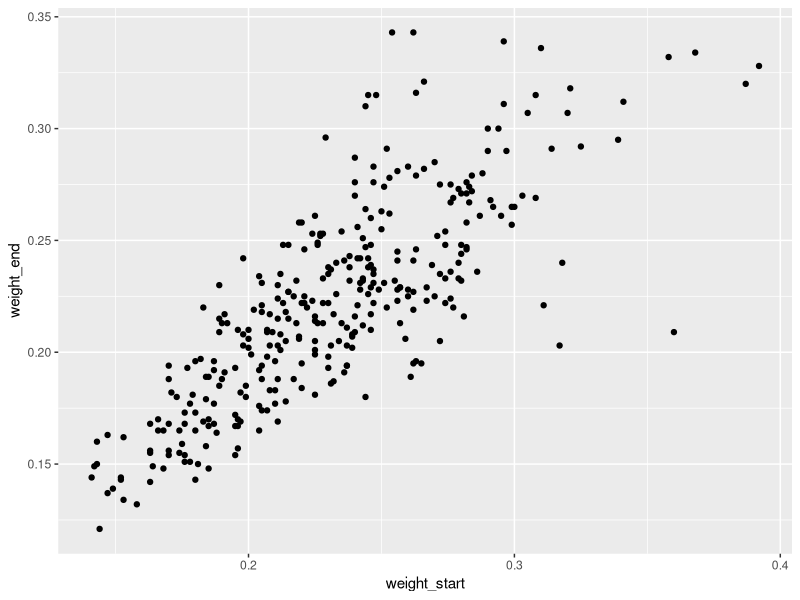
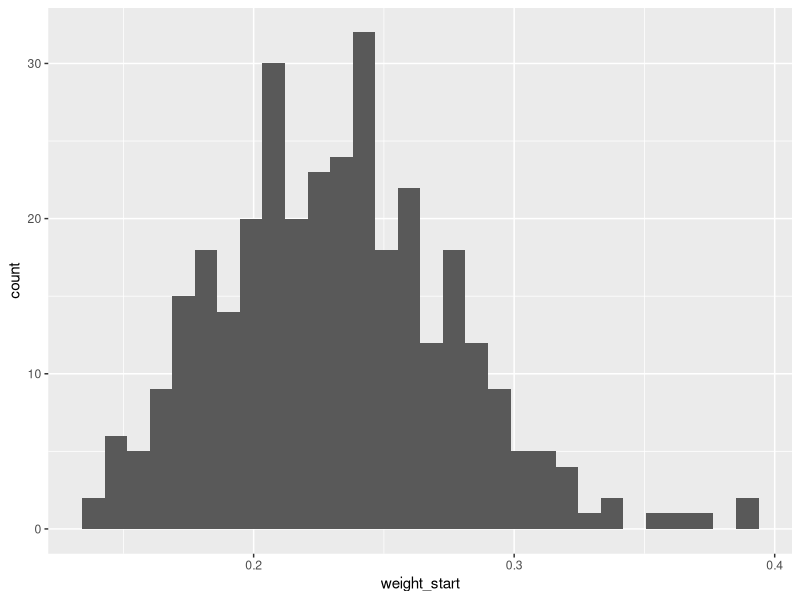
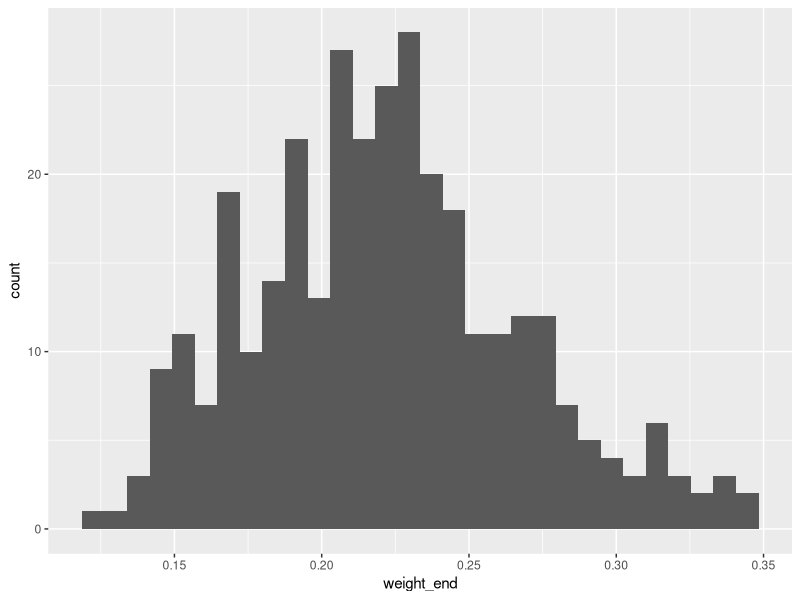
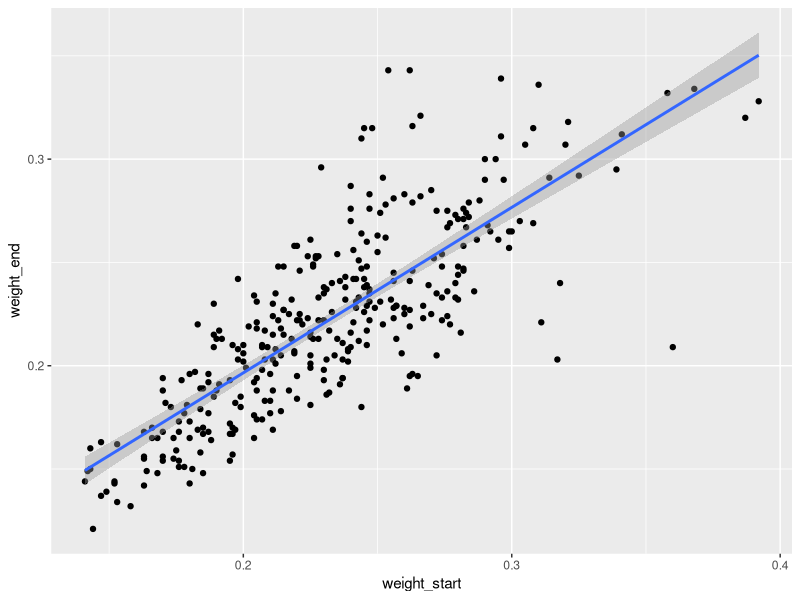
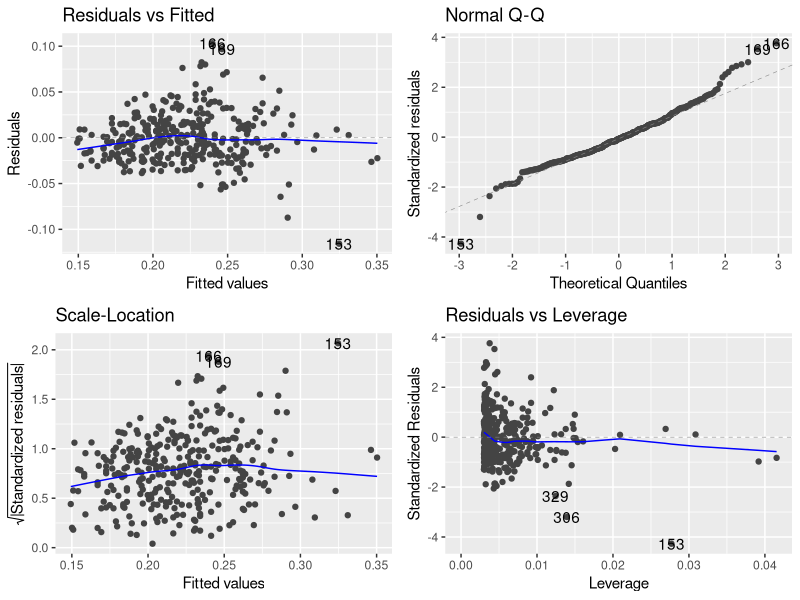
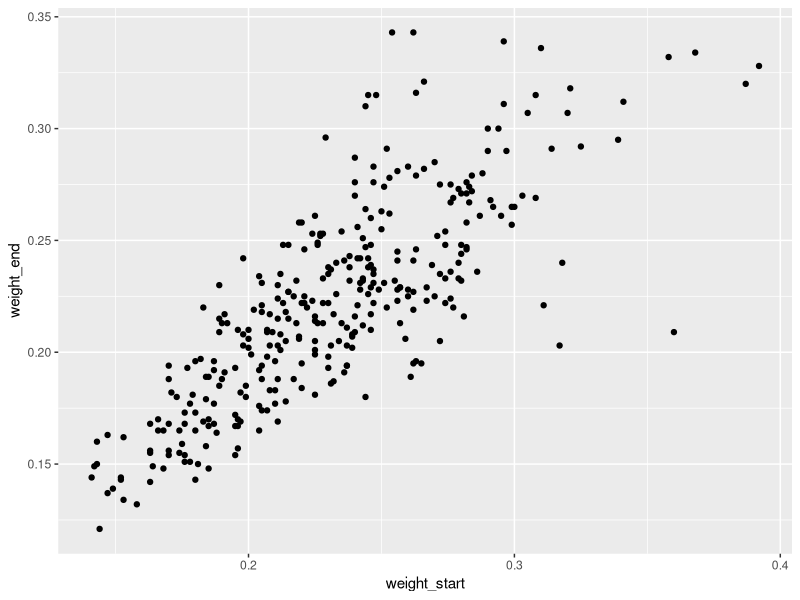
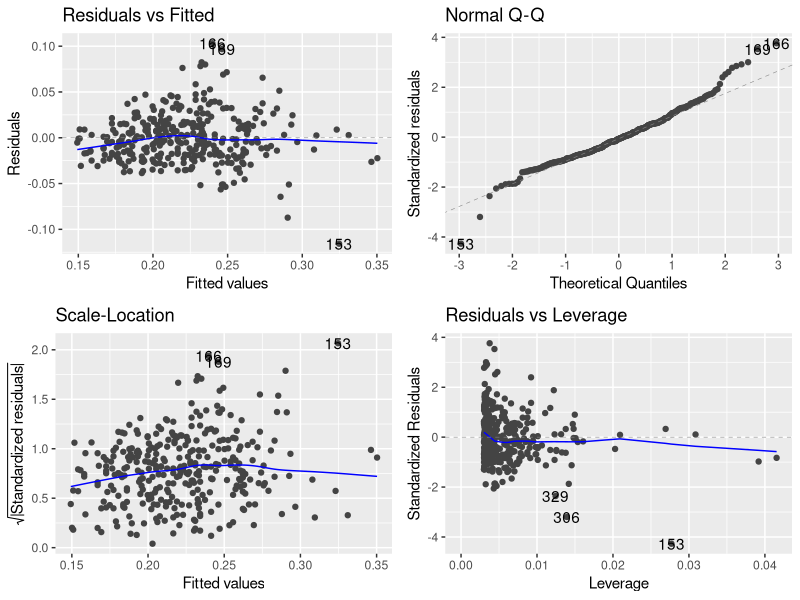
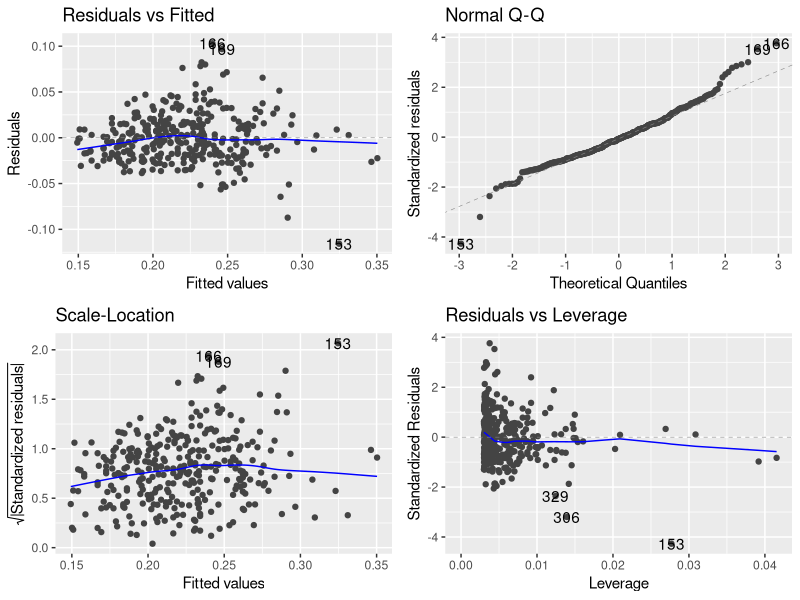

These charts were generated, in order, by the following R code:
# Quantitative Methods in Ecology and Evolution, Homework 10
# Nathan Lin, Kristine Schoenecker, Elizabeth Braatz
# November 6, 2025
# Linear Regression

library(readxl)
library(dplyr)
library(ggplot2)
library(ggfortify)

set.seed(1234)

## Objective 1A: Get those paired observations with an X and a Y

# Using data from Daniel et al. (2021) Thermal flight performance reveals impact of warming on bumblebee foraging potential
# https://datadryad.org/dataset/doi:10.5061/dryad.18931zcxr#citations

# We will be looking at weight out of the nest as the predictor variable x, 
# and weight after flight as the response variable y.

# Load in data
bee_data <- read_xlsx("./HW 10/Data_Full_Overview.xlsx")

# Pull out relevant columns and remove NA
cleaned_bees <- bee_data %>% mutate(weight_end=as.numeric(bee_data$"Weight of bee after flight (g)")) %>%
                              select(bee_id= "Bee-ID", 
                              weight_start="Weight out of nest (g)", 
                              weight_end) %>% na.omit()

# See what our data looks like, pretty linear relationship
ggplot(cleaned_bees, aes(x=weight_start, y=weight_end)) + geom_point()
# The starting weight looks pretty nicely close to normally distributed
ggplot(cleaned_bees, aes(x=weight_start)) + geom_histogram()
# The ending weight also looks close to normal 
ggplot(cleaned_bees, aes(x=weight_end)) + geom_histogram()

## Objective 1B: fit a linear regression
# Make the lm object
lm_object <- lm(weight_end ~ weight_start, data=cleaned_bees)
# Looks like the line is y = 0.801x + 0.036, R^2 of 0.6315
summary(lm_object)
# Plot a regression
ggplot(cleaned_bees, aes(x=weight_start, y=weight_end)) + geom_point() + geom_smooth(method="lm", )

## Objective 1C: check for violations of our assumptions
autoplot(lm_object)
# Residuals vs Fitted Values plot
  # It looks like there are a few points with really large residuals, with most of them
    # corresponding to average or higher fitted values (the lower ones are generally pretty uniform).
  # There is no clear pattern to the residuals, although there is a group of large ones at fitted values of around 0.25.
# Normal QQplot 
  # This follows a normal distribution pretty solidly most of the time (between -2 and 2 of the theoretical quantiles).
  # Past those areas, it starts to deviate quite a bit.
# Residuals vs Leverage plot
  # There are a good deal of large residuals with little to no leverage, and some larger residuals with 
    # lower mid to high leverage. There are a few low-residuals points that have much more leverage than other points,
    # and there is a single point with a large residual and high leverage.

# Assumption number 1: linearity
# We want to check that the response and predictor variables have a linear relationship
ggplot(cleaned_bees, aes(x=weight_start, y=weight_end)) + geom_point()
# This plot of response vs predictor variable shows us that there is a pretty linear relationship.
# There are fewer data points at higher starting weights and those are more spread out,
  # so I'm not sure if the linearity holds up at those higher values, but for the most part it seems solid.

# Assumption number 2: normal distribution of errors
# We want to check that the errors are normally distributed
autoplot(lm_object)
# From the Normal Q-Q plot, we can see that the residuals do not align with expected values
  # for a normal distribution beyond the -2 and 2 theoretical quantiles. At those more
  # extreme ranges, we see large deviations from a normal distribution, which violates
  # this linear model assumption.

# Assumption number 3: homoscedasticity
# We want to check that the variance of the residuals stays constant throughout
autoplot(lm_object)
# Based on the residuals vs fitted values graph, we would say this is violated because
  # as fitted values increase there is more variance in the residuals.
# aka the points are a lot tighter to the 0 residuals line at lower fitted values.


## Objective 1D: predictions and prediction intervals 
# For the median value of X
# Pull out median value
start_median <- median(cleaned_bees$weight_start)
# Generate prediction using our lm
predict.lm(lm_object, data.frame(weight_start=start_median), interval="prediction")
# Our fitted value is 0.221, with prediction interval [0.1664, 0.2747]

# For the 95th percentile of X
# Pull out 95th percentile
start_95th <- quantile(x=cleaned_bees$weight_start, probs=(0.95))
# Generate prediction using our lm
predict.lm(lm_object, data.frame(weight_start=start_95th), interval="prediction")
# Our fitted value is 0.282, with prediction interval [0.2275, 0.3362]

# The prediction intervals are around the same size, but the 95th percentile one has larger values
  # This makes sense because it's farther to the right of the graph and it's a positive association


## Objective 2A: making linear regression data without normally-distributed Y
# I'll use negative binomial, we make 100 xy pairs with error
# For x values I'll do a standard normal
sim_x_values <- rnorm(100)
# Set the slope and intercept
true_slope <- 4
true_intercept <- 8
# For error values I'll do a standard lognormal
sim_error_values_lnorm <- rlnorm(100)
# See what the y values look like, yeah it's very much not normal
hist(sim_error_values_lnorm)

# Calculate the y values from everything
sim_y_values <- true_intercept + (true_slope * sim_x_values) + sim_error_values_lnorm

# Just visualize, yeah it's linear
ggplot(mapping=aes(x=sim_x_values, y=sim_y_values)) + geom_point()

## Objective 2B: fit a linear model
sim_lm_object <- lm(sim_y_values ~ sim_x_values)
sim_lm_object

## Objective 2C: unsure what to be repeating but i'll pull out slope and intercept
lm_slope <- sim_lm_object$coefficients["sim_x_values"] 
lm_intercept <- sim_lm_object$coefficients["(Intercept)"]

# In case this is asking to repeat but with normally-distributed errors I'll do that
sim_error_values_norm <- rnorm(100)
sim_y_values_norm <- true_intercept + (true_slope * sim_x_values) + sim_error_values_norm
sim_lm_norm <- lm(sim_y_values_norm ~ sim_x_values)
sim_lm_norm

lm_slope_norm <- sim_lm_norm$coefficients["sim_x_values"]
lm_intercept_norm <- sim_lm_norm$coefficients["(Intercept)"]

## Objective 2D: how do the true and estimated slopes and intercepts compare?
# For the lnorm errors:
# The true slope is 4, while the calculated slope was 3.672. Not perfect but not bad!
# The true intercept is 8, while the calculated intercept was 9.512. It's close!

# For the norm errors:
# The calculated slope and intercept were 3.916 and 7.919. Much better here!

## Objective 2E: 95% prediction intervals for each x value
# For the lnorm errors simulation:
lnorm_sim_95_pred_intervals <- predict.lm(sim_lm_object, data.frame(x=sim_x_values), interval="prediction")

# For the norm errors simulation:
norm_sim_95_pred_intervals <- predict.lm(sim_lm_norm, data.frame(x=sim_x_values), interval="prediction")

## Objective 2F: what fraction falls in there?
# For lnorm errors simulation: 95 out of 100 y values fell in the prediction interval
sum((sim_y_values <= lnorm_sim_95_pred_intervals[, 3] & sim_y_values >= lnorm_sim_95_pred_intervals[, 2]))

# For norm errors simulation: 96 out of 100 y values fell in the prediction interval
sum((sim_y_values_norm <= norm_sim_95_pred_intervals[, 3] & sim_y_values_norm >= norm_sim_95_pred_intervals[, 2]))

## Objective 2G: implications in estimated uncertainty vs true uncertainty
# Perhaps estimates of uncertainty are a little worse for log normal than normal,
  # but I can't say by how much. It actually seemed like the parameter estimation was
  # worse than the prediction interval performance here, but I'm not sure how much this
  # depends on the given slope and intercept and error and x distributions.
